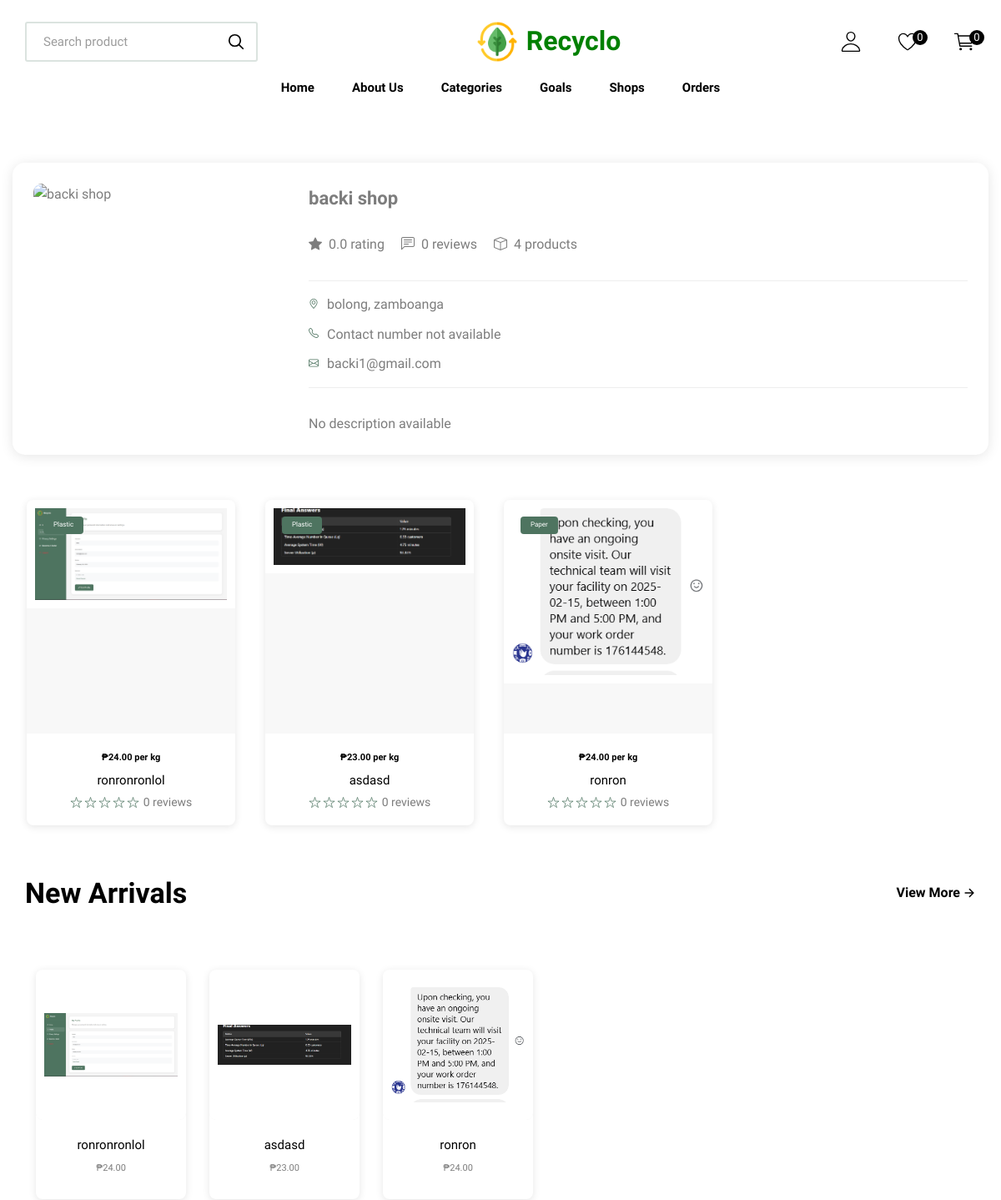
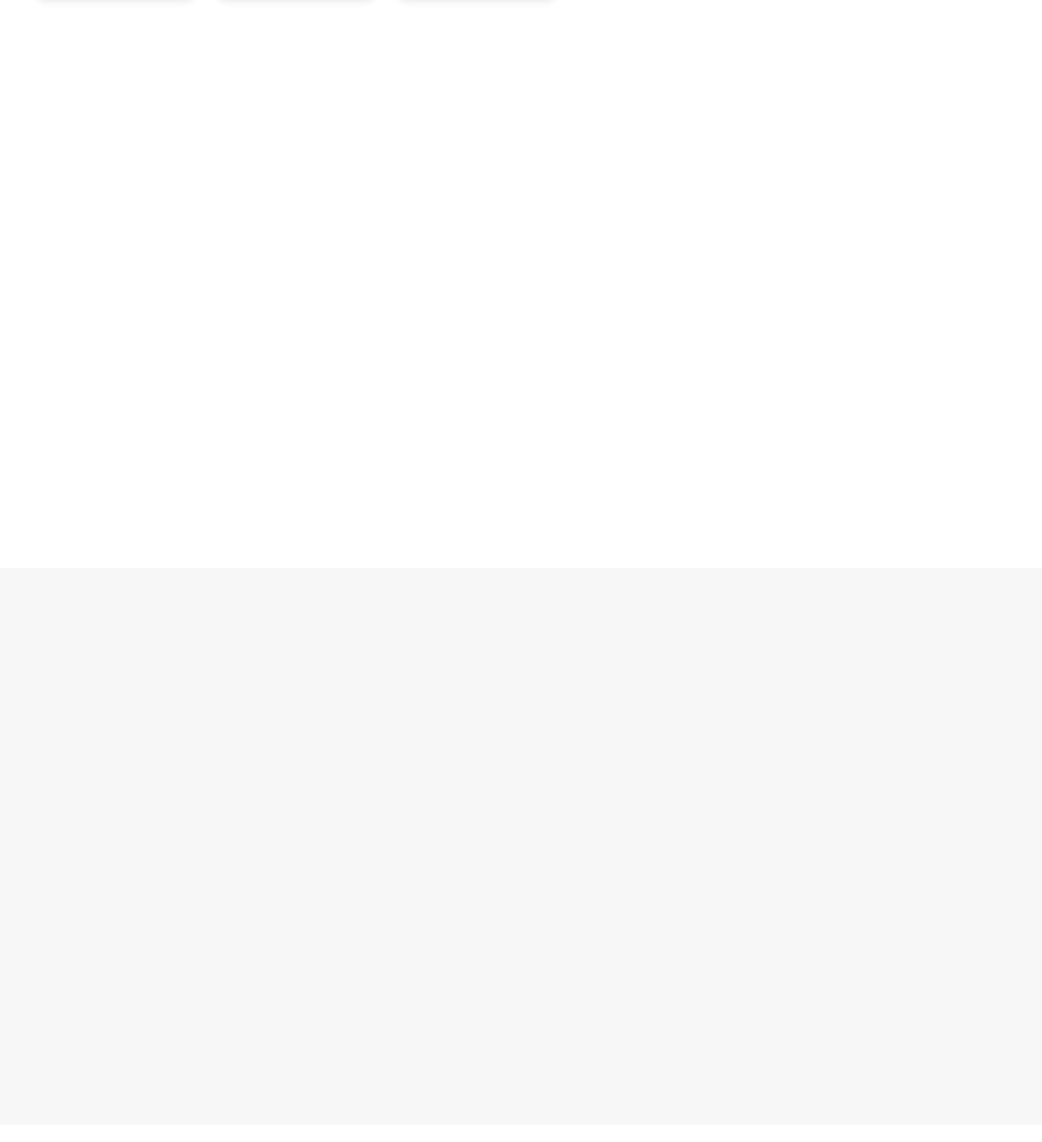
/RecyloFolder/Recyclo/view_shop.php?id=2, run on the app's committed database (2 pictures, top to bottom).
### tables this page shows
CREATE TABLE `sellers` (
  `id` int(11) NOT NULL,
  `user_id` int(11) NOT NULL,
  `shop_name` varchar(255) NOT NULL,
  `email` varchar(255) NOT NULL,
  `shop_address` text NOT NULL,
  `business_permit_url` varchar(255) NOT NULL,
  `valid_id_url` varchar(255) NOT NULL,
  `status` enum('pending','approved','rejected') DEFAULT 'pending',
  `application_date` timestamp NOT NULL DEFAULT current_timestamp(),
  `updated_at` timestamp NOT NULL DEFAULT current_timestamp() ON UPDATE current_timestamp()
);

CREATE TABLE `products` (
  `product_id` int(11) NOT NULL,
  `category_id` int(11) DEFAULT NULL,
  `seller_id` int(11) DEFAULT NULL,
  `product_name` varchar(255) NOT NULL,
  `description` text DEFAULT NULL,
  `price` decimal(10,2) NOT NULL,
  `quantity` int(11) NOT NULL,
  `product_image` varchar(255) DEFAULT NULL,
  `status` enum('active','inactive','deleted') DEFAULT 'active',
  `created_at` timestamp NOT NULL DEFAULT current_timestamp(),
  `updated_at` timestamp NOT NULL DEFAULT current_timestamp() ON UPDATE current_timestamp()
);

CREATE TABLE `categories` (
  `category_id` int(11) NOT NULL,
  `category_name` varchar(100) NOT NULL,
  `created_at` timestamp NOT NULL DEFAULT current_timestamp(),
  `updated_at` timestamp NOT NULL DEFAULT current_timestamp() ON UPDATE current_timestamp()
);

### RecyloFolder/Recyclo/view_shop.php (the view, shortened to what this page needs)
<?php
require_once 'config/database.php';
$seller_id = isset($_GET['id']) ? (int)$_GET['id'] : 0;
$seller_query = "SELECT s.*, u.username as owner_name, COUNT(p.product_id) as total_products,
                 AVG(r.rating) as avg_rating, COUNT(DISTINCT r.id) as review_count
                 FROM sellers s
                 LEFT JOIN users u ON s.user_id = u.id
                 LEFT JOIN products p ON s.id = p.seller_id
                 LEFT JOIN shop_reviews r ON s.id = r.seller_id
                 WHERE s.id = ? AND s.status = 'approved'
                 GROUP BY s.id";
$stmt = $conn->prepare($seller_query);
$stmt->bind_param("i", $seller_id);
$stmt->execute();
$shop = $stmt->get_result()->fetch_assoc();
$products_query = "SELECT p.*, c.category_name,
                  COUNT(pr.id) as review_count,
                  AVG(COALESCE(pr.rating, 0)) as avg_rating
                  FROM products p
                  LEFT JOIN categories c ON p.category_id = c.category_id
                  LEFT JOIN reviews pr ON p.product_id = pr.product_id
                  WHERE p.seller_id = ? AND p.status = 'active'
                  GROUP BY p.product_id
                  ORDER BY p.created_at DESC";
$stmt = $conn->prepare($products_query);
$stmt->bind_param("i", $seller_id);
$stmt->execute();
$products = $stmt->get_result()->fetch_all(MYSQLI_ASSOC);
?>
<!DOCTYPE html>
<html lang="en">
<head>
  <link rel="stylesheet" href="./assets/css/style.css">
  <link href="https://cdn.jsdelivr.net/npm/bootstrap-icons/font/bootstrap-icons.css" rel="stylesheet">
</head>
<body id="top">
  <header class="header">
    <div class="header-top" data-header>
      <div class="container">
        <div class="input-wrapper">
          <input type="search" name="search" placeholder="Search product" class="search-field">
          <button class="search-submit" aria-label="search">
            <ion-icon name="search-outline" aria-hidden="true"></ion-icon>
          </button>
        </div>
        <div style="display: flex; align-items: center;">
          <img src="./assets/images/mainlogo.png" alt="Logo" style="width: 50px; height: 50px; flex-shrink: 0; margin-right: 10px;">
          <div style="flex-grow: 1; text-align: center;">
              <h1 style="color: green; margin: 0;">Recyclo</h1>
          </div>
      </div>
        <div class="header-actions">
          <button class="header-action-btn" aria-label="user">
            <ion-icon name="person-outline" aria-hidden="true" aria-hidden="true"></ion-icon>
          </button>
          <button class="header-action-btn" aria-label="heart item">
            <ion-icon name="heart-outline" aria-hidden="true" aria-hidden="true"></ion-icon>
            <span class="btn-badge">0</span>
          </button>
          <button class="header-action-btn" aria-label="cart item">
            <ion-icon name="cart-outline" aria-hidden="true" aria-hidden="true"></ion-icon>
            <span class="btn-badge">0</span>
          </button>
        </div>
        <nav class="navbar">
          <ul class="navbar-list">
            <li>
              <a href="index.php" class="navbar-link has-after">Home</a>
            </li>
            <li>
              <a href="#collection" class="navbar-link has-after">About Us</a>
            </li>
            <li>
              <a href="#collection" class="navbar-link has-after">Categories</a>
            </li>
            <li>
              <a href="#collection" class="navbar-link has-after">Goals</a>
            </li>
            <li>
              <a href="shops.html" class="navbar-link has-after">Shops</a>
            </li>
            <li>
                <a href="shops.html" class="navbar-link has-after">Orders</a>
              </li>
          </ul>
        </nav>
      </div>
    </div>
  </header>
  <div class="sidebar">
    <div class="overlay" data-nav-toggler data-overlay></div>
  </div>
  <main>
    <article>
        <section class="section shop" id="shop" aria-label="shop" data-section>
            <div class="container">
              <div class="shop-header">
                <div class="shop-info">
                    <img src="<?php echo htmlspecialchars($shop['shop_image'] ?? './assets/images/default-shop.jpg'); ?>"
                         alt="<?php echo htmlspecialchars($shop['shop_name']); ?>"
                         class="shop-image">
                    <div class="shop-details">
                        <h1 class="shop-name"><?php echo htmlspecialchars($shop['shop_name']); ?></h1>
                        <div class="shop-stats">
                            <div class="stat-item">
                                <i class="bi bi-star-fill"></i>
                                <span><?php echo number_format($shop['avg_rating'], 1); ?> rating</span>
                            </div>
                            <div class="stat-item">
                                <i class="bi bi-chat-left-text"></i>
                                <span><?php echo $shop['review_count']; ?> reviews</span>
                            </div>
                            <div class="stat-item">
                                <i class="bi bi-box"></i>
                                <span><?php echo $shop['total_products']; ?> products</span>
                            </div>
                        </div>
                        <div class="contact-info">
                            <div class="contact-item">
                                <i class="bi bi-geo-alt"></i>
                                <span><?php echo htmlspecialchars($shop['shop_address']); ?></span>
                            </div>
                            <div class="contact-item">
                                <i class="bi bi-telephone"></i>
                                <span><?php echo htmlspecialchars($shop['contact_number'] ?? 'Contact number not available'); ?></span>
                            </div>
                            <div class="contact-item">
                                <i class="bi bi-envelope"></i>
                                <span><?php echo htmlspecialchars($shop['email']); ?></span>
                            </div>
                        </div>
                        <p class="shop-description">
                            <?php echo htmlspecialchars($shop['description'] ?? 'No description available'); ?>
                        </p>
                    </div>
                </div>
            </div>
              <ul class="has-scrollbar">
    <?php if (!empty($products)): ?>
        <?php foreach ($products as $product): ?>
            <li class="scrollbar-item">
                <div class="shop-card">
                    <div class="card-banner img-holder">
                        <a href="cart.php?id=<?php echo $product['product_id']; ?>">
                            <img src="<?php echo htmlspecialchars($product['product_image'] ?? './assets/images/default-product.jpg'); ?>"
                                 alt="<?php echo htmlspecialchars($product['product_name']); ?>"
                                 class="img-cover">
                        </a>
                        <span class="badge">
                            <?php echo htmlspecialchars($product['category_name']); ?>
                        </span>
                    </div>
                    <div class="card-content">
                        <div class="price">
                            <span class="span">₱<?php echo number_format($product['price'], 2); ?> per kg</span>
                        </div>
                        <h3>
                            <a href="view_product.php?id=<?php echo $product['product_id']; ?>"
                               class="card-title">
                                <?php echo htmlspecialchars($product['product_name']); ?>
                            </a>
                        </h3>
                        <div class="card-rating">
                            <div class="rating-wrapper">
                                <?php
                                $rating = round($product['avg_rating']);
                                for ($i = 1; $i <= 5; $i++) {
                                    echo '<ion-icon name="' . ($i <= $rating ? 'star' : 'star-outline') . '" aria-hidden="true"></ion-icon>';
                                }
                                ?>
                            </div>
                            <p class="rating-text"><?php echo $product['review_count']; ?> reviews</p>
                        </div>
                    </div>
                </div>
            </li>
        <?php endforeach; ?>
    <?php else: ?>
        <li class="no-products">
            <p>No products available from this seller yet.</p>
        </li>
    <?php endif; ?>
</ul>
              <section class="section new-arrivals">
                <div class="container">
                  <div class="title-wrapper">
                    <h2 class="h2 section-title">New Arrivals</h2>
                    <a href="#" class="btn-link">
                      <span class="span">View More</span>
                      <ion-icon name="arrow-forward" aria-hidden="true"></ion-icon>
                    </a>
                  </div>
                  <ul class="has-scrollbar">
                    <?php
                    $latest_products = array_slice($products, 0, 6);
                    foreach ($latest_products as $product):
                    ?>
                        <li class="scrollbar-item">
                            <div class="shop-card">
                                <div class="card-banner img-holder">
                                    <img src="<?php echo htmlspecialchars($product['product_image'] ?? './assets/images/default-product.jpg'); ?>"
                                         alt="<?php echo htmlspecialchars($product['product_name']); ?>"
                                         class="img-cover">
                                </div>
                                <div class="card-content">
                                    <h3 class="card-title"><?php echo htmlspecialchars($product['product_name']); ?></h3>
                                    <p class="price">₱<?php echo number_format($product['price'], 2); ?></p>
                                </div>
                            </div>
                        </li>
                    <?php endforeach; ?>
                  </ul>
                </div>
              </section>
            </div>
          </section>
          <section class="section feedback" id="feedback" aria-label="feedback" data-section>
          </section>
    </article>
  </main>
  <footer class="footer" data-section>
  </footer>
</body>
</html>

### RecyloFolder/Recyclo/view_shop.php (style rules this page uses)
.shop-card { background-color: #fff; border-radius: 8px; overflow: hidden; box-shadow: 0 2px 10px rgba(0, 0, 0, 0.1); transition: transform 0.3s ease; width: 250px; margin: 12px; }
.card-banner { position: relative; height: 280px; background: #f8f8f8; }
.img-cover { object-fit: contain; padding: 10px; background: white; transition: transform 0.3s ease; }
.card-content { padding: 15px; }
.price { font-size: 1.1rem; margin-bottom: 8px; }
.card-title { font-size: 1rem; margin-bottom: 8px; line-height: 1.4; }
.card-rating { font-size: 0.9rem; }
.new-arrivals .shop-card { width: 180px; margin: 8px; }
.new-arrivals .card-banner { height: 180px; border-radius: 8px; }
.new-arrivals .img-cover { border-radius: 8px; }
.has-scrollbar { gap: 12px; padding: 12px 5px; scroll-padding: 12px; }
.scrollbar-item { min-width: 250px; }
.new-arrivals .scrollbar-item { min-width: 180px; }
.badge { position: absolute; top: 8px; left: 8px; padding: 4px 12px; border-radius: 4px; font-size: 0.8rem; font-weight: 500; background: var(--hoockers-green); color: white; }
.shop-header { background: #fff; border-radius: 15px; padding: 25px; box-shadow: 0 2px 15px rgba(0, 0, 0, 0.1); margin-bottom: 30px; }
.shop-info { display: grid; grid-template-columns: 300px 1fr; gap: 30px; align-items: start; }
.shop-image { width: 100%; height: 300px; border-radius: 10px; object-fit: cover; }
.shop-details { display: flex; flex-direction: column; gap: 15px; }
.shop-name { font-size: 2.2rem; color: var(--eerie-black); margin-bottom: 10px; }
.shop-stats { display: flex; gap: 20px; margin-bottom: 15px; }
.stat-item { display: flex; align-items: center; gap: 8px; color: var(--sonic-silver); }
.contact-info { display: flex; flex-direction: column; gap: 10px; padding: 15px 0; border-top: 1px solid #eee; border-bottom: 1px solid #eee; }
.contact-item { display: flex; align-items: center; gap: 10px; color: var(--sonic-silver); }
.contact-item i { color: var(--hoockers-green); font-size: 1.2rem; }
.shop-description { line-height: 1.6; color: var(--sonic-silver); margin-top: 15px; }

### data on the page
sellers: shop_name "backi shop", shop_address "bolong, zamboanga", email "backi1@gmail.com"
products: product_image (picture), category.category_name "Plastic", price "24.00", product_name "ronronronlol", review_count "0"
products: product_image (picture), category.category_name "Plastic", price "23.00", product_name "asdasd", review_count "0"
products: product_image (picture), category.category_name "Paper", price "24.00", product_name "ronron", review_count "0"

### other printed values
$shop['avg_rating'] "0.0"
$shop['review_count'] "0"
$shop['total_products'] "4"
$shop['contact_number'] "Contact number not available"
$shop['description'] "No description available"
